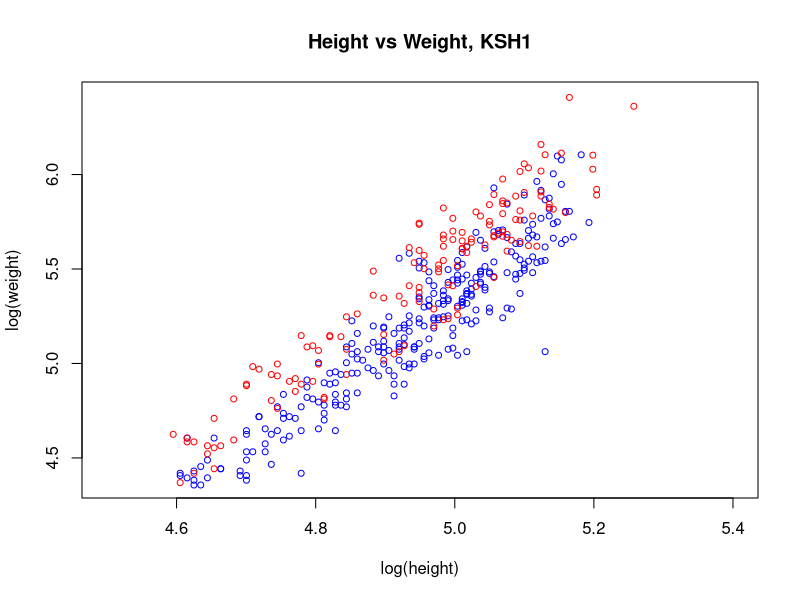

Source code (R): (Note: this script raises an error after producing the figure.)
# load ----
library(tidyverse)

# data ----
#clean up event data- change names and data types etc.
events <- read.csv('./data/events_2016_161027.csv')
events %>% mutate(ID = gsub(" ", "", STATION_ID),date = as.Date(DATE_SET, format='%m-%d-%Y'),
                  year = as.numeric(format(date, "%Y"))) %>% 
  select(year=year, date=date, Event = EVENT_ID, District = DISTRICT, 
         Dredge = DREDGE_ID, Bed = BED_SW, Type = STATION_TYPE, ID = ID, 
         slat = START_LATITUDE, slon=START_LONGITUDE, sdepth = DEPTH_START_F, 
         stime = START_TIME, speed=TOW_SPEED, maxdepth=Max_Dpth_fa, mindepth=Min_Dpth_fa, 
         elat=END_LATITUDE, elon=END_LONGITUDE, edepth=DEPTH_END_F, etime=END_TIME, 
         calc_length=TOW_LENGTH_CALC, field_length=TOW_LENGTH_FIELD,length=TOW_LENGTH_DESIGNATED,
         performance=GEAR_PERFORMANCE_CODE_SW) %>% 
  filter (performance == 1, Type != "Ancillary") -> event

catch <- read.csv('./data/catchComp_2016_161027.csv')
catch %>% select(Event = EVENT_ID, species=RACE_CODE, 
                 size_class=SCAL_SIZE_CLASS, count=COUNT,
                 sample_wt=SAMPLE_WT_KG, cond = CONDITION_CODE_RII, 
                 sample_type = SAMPLE_TYPE)  %>%
  filter (Event %in% event$Event) -> catch

awl <- read.csv('./data/awl_2016_161027.csv')
awl %>% select(Event = EVENT_ID, species=RACE_CODE, weight=WHOLE_WT_GRAMS, SC = SCAL_SIZE_CLASS, meat = MEAT_WEIGHT_GRAMS,
               worm=SHELL_WORM_SW, height=SHELL_HEIGHT_MM, sex=SEX_SW, 
               gonad_cond=SCAL_GONAD_COND, blister=MUD_BLISTER_SW, 
               meat_cond=MEAT_CONDITION_SW, clapper = CLAPPER, 
               sample_type = SAMPLE_TYPE) %>%
  filter (Event %in% event$Event, species == 74120, is.na(clapper), !is.na(weight)) -> awl

##plots KHS1 WW/SH and plots emailed 160203 ----
#Wholeweight/height relationship, KSH 1, May and July 
#awl %>% filter(SC == 1) -> awl  # larges only for plots emailed. 
awl %>% left_join(event) -> awl 
awl$Month <- factor(months(awl$date), levels = c("January","February","March", "April","May","June","July","August","September", "October","November","December"))
#filter(awl, Month != "April") -> awl
awl$WH <- awl$weight/awl$height
filter(awl, Month == "May") -> may
filter(awl, Month == "July") -> july
plot(log(may$weight) ~ log(may$height), col = 'red', xlim = c(4.5, 5.4), 
     main = "Height vs Weight, KSH1", xlab = "log(height)", ylab = "log(weight)", type = "n")
points(log(july$weight) ~ log(july$height), col = 'blue', add = T, cex = .8 )
points(log(may$weight) ~ log(may$height), col = 'red', add = T, cex = .8)
legend(locator(1), c("May","July"), col= c('red','blue'), cex = c(.8,.8), pch = c(1,1))
mod.may <- lm(log(may$weight) ~ log(may$height))
abline(mod.may, add = T, col = "red")
mod.july <- lm(log(july$weight) ~ log(july$height))
abline(mod.july, add = T, col = "blue")

#densitiy plot weight/height KSH1 
 qplot(WH, data=awl, geom="density", fill=Month, alpha=I(.5),
       xlab="Weight/Height",
      ylab="Density") -> m
 m + scale_fill_manual(values=c("lightblue1", "plum2", "lightsalmon1"))
      
#Density plot of MRR (MW/WW) by month 
awl$MR <- awl$meat/awl$weight 
qplot(MR,  data=awl, geom="density", fill=Month, alpha=I(.5),
      xlab="Meat Weight/Whole Weight",
      ylab="Density") -> mr
mr + scale_fill_manual(values=c("lightblue1", "plum2", "lightsalmon1"))
mr + scale_fill_manual(values=c("#2c7fb8", "#7fcdbb", "#edf8b1"))
mr + scale_fill_manual(values=c("gray80", "gray70", "gray50"))
mr + scale_fill_manual(values=c( "#636363", "#bdbdbd", "#f0f0f0"))
mr + scale_fill_manual(values=c( "#f0f0f0",  "#bdbdbd", "#636363"))

